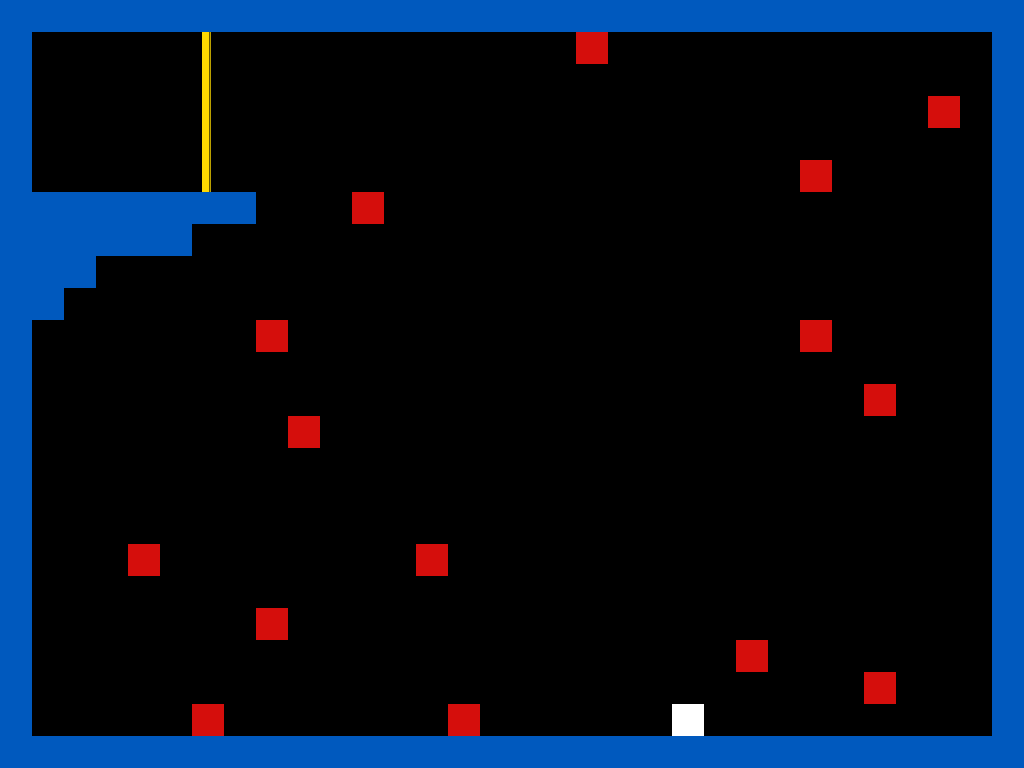

Below is a game level as drawn by its tile map, then a one-line description and the .tmx that defines it (tile-layer data replaced by summaries):
An orthogonal 32x24 tile map with 32x32 px tiles, 1 tile layer (Tiles) and 25 objects (15x damage, 7x solid, player, end, rewind).

<map version="2017.05.26" orientation="orthogonal" renderorder="right-down" width="32" height="24" tilewidth="32" tileheight="32" nextobjectid="28">
 <tileset firstgid="1" source="tileset.tsx" />
 <layer name="Tiles" width="32" height="24">
  <data>[768 cells, 144 non-empty, 4 distinct tile ids]</data>
 </layer>
 <objectgroup name="Objects">
  <object id="1" name="solid" x="0" y="0" width="1024" height="32" />
  <object id="2" name="solid" x="0" y="736" width="1024" height="32" />
  <object id="3" name="solid" x="0" y="32" width="32" height="704" />
  <object id="4" name="solid" x="992" y="32" width="32" height="704" />
  <object id="6" name="player" x="96" y="128" width="32" height="32" />
  <object id="7" name="end" x="672" y="704" width="32" height="32" />
  <object id="8" name="damage" x="288" y="416" width="32" height="32" />
  <object id="9" name="damage" x="576" y="32" width="32" height="32" />
  <object id="10" name="damage" x="800" y="160" width="32" height="32" />
  <object id="11" name="damage" x="928" y="96" width="32" height="32" />
  <object id="12" name="damage" x="800" y="320" width="32" height="32" />
  <object id="13" name="damage" x="864" y="384" width="32" height="32" />
  <object id="14" name="damage" x="864" y="672" width="32" height="32" />
  <object id="15" name="damage" x="736" y="640" width="32" height="32" />
  <object id="16" name="damage" x="448" y="704" width="32" height="32" />
  <object id="17" name="damage" x="416" y="544" width="32" height="32" />
  <object id="18" name="damage" x="256" y="320" width="32" height="32" />
  <object id="19" name="damage" x="128" y="544" width="32" height="32" />
  <object id="20" name="damage" x="192" y="704" width="32" height="32" />
  <object id="21" name="rewind" x="192" y="32" width="32" height="160" />
  <object id="23" name="solid" x="32" y="224" width="160" height="32" />
  <object id="24" name="solid" x="32" y="192" width="224" height="32" />
  <object id="25" name="damage" x="256" y="608" width="32" height="32" />
  <object id="26" name="damage" x="352" y="192" width="32" height="32" />
  <object id="27" name="solid" x="0" y="-32" width="1024" height="32" />
 </objectgroup>
</map>